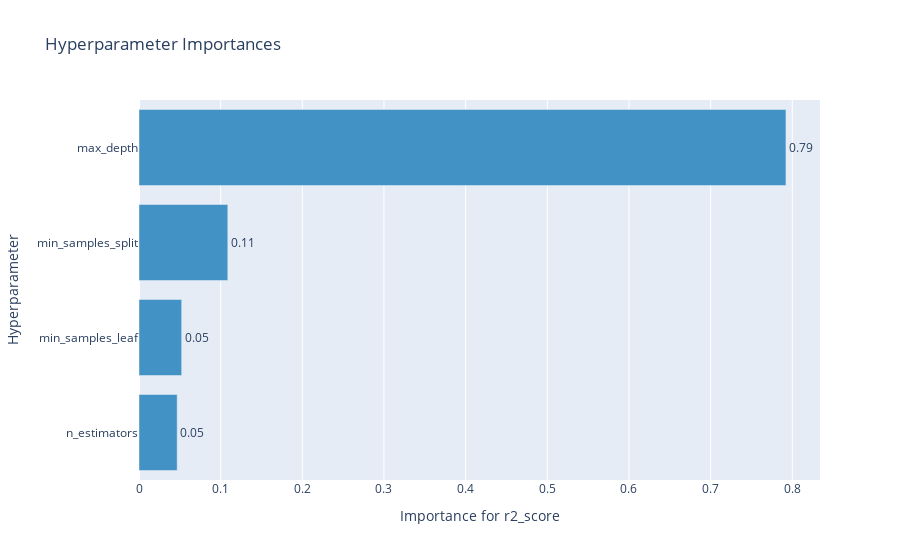

Notebook code for this chart:
### Code cell
optuna.visualization.plot_param_importances(study, target_name="r2_score")

### Figure 1 — Plotly figure (JSON) as saved in the notebook; plotly's stock layout.template omitted (floating-point values rounded to 4 significant figures)
{"data": [{"cliponaxis": false, "hovertemplate": ["n_estimators (IntDistribution): 0.046759418734902615<extra></extra>", "min_samples_leaf (IntDistribution): 0.0522350079154836<extra></extra>", "min_samples_split (IntDistribution): 0.10875898546569228<extra></extra>", "max_depth (IntDistribution): 0.7922465878839215<extra></extra>"], "marker": {"color": "rgb(66,146,198)"}, "orientation": "h", "text": ["0.05", "0.05", "0.11", "0.79"], "textposition": "outside", "type": "bar", "x": [0.04676, 0.05224, 0.1088, 0.7922], "y": ["n_estimators", "min_samples_leaf", "min_samples_split", "max_depth"]}], "layout": {"showlegend": false, "title": {"text": "Hyperparameter Importances"}, "xaxis": {"title": {"text": "Importance for r2_score"}}, "yaxis": {"title": {"text": "Hyperparameter"}}}}
